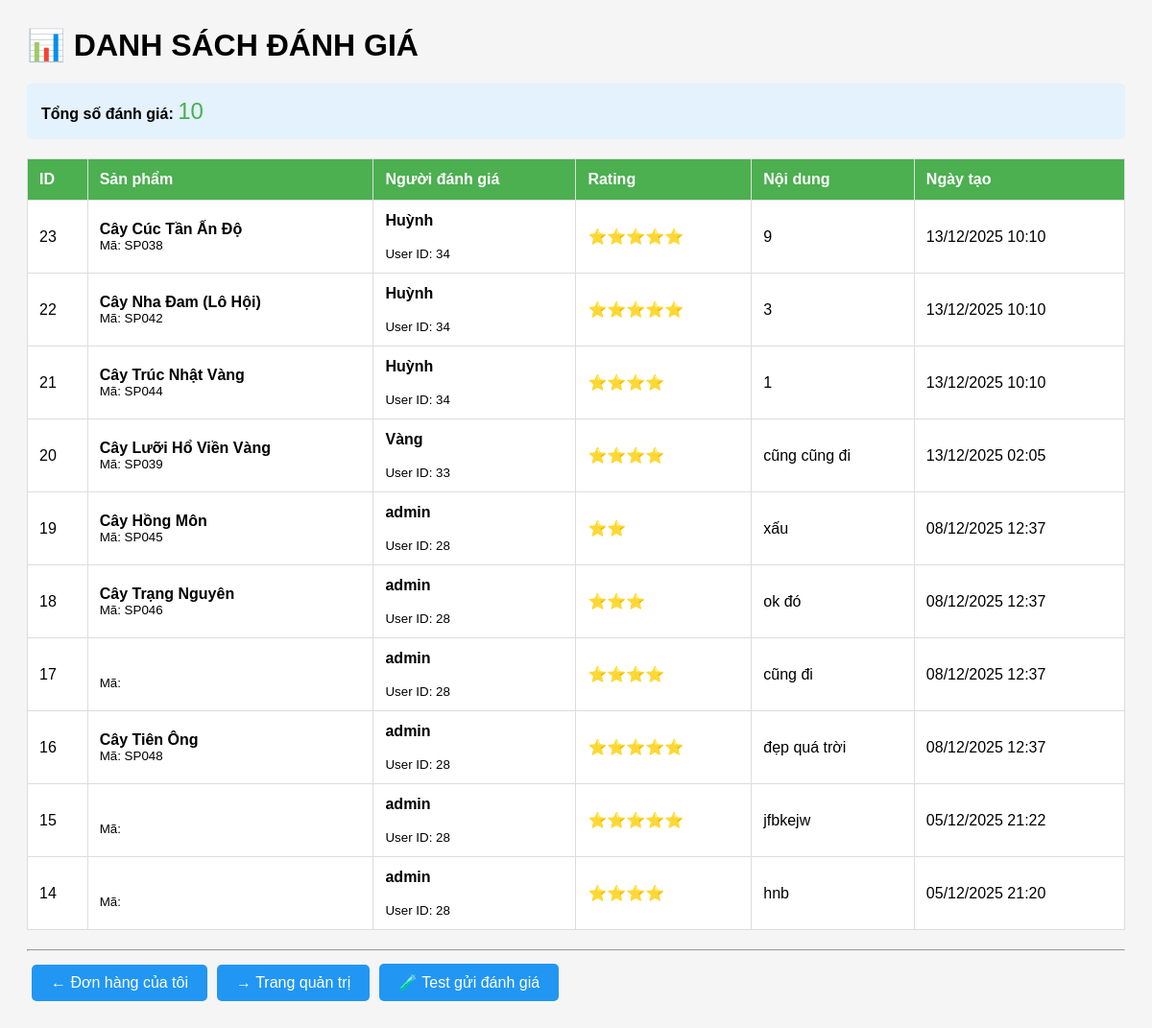
The page /xem_danh_gia.php on the database its author committed.
### tables this page shows
CREATE TABLE `danh_gia` (
  `id` int(11) NOT NULL,
  `san_pham_id` int(11) NOT NULL,
  `user_id` int(11) DEFAULT NULL,
  `user_email` varchar(255) DEFAULT NULL,
  `user_name` varchar(150) NOT NULL,
  `rating` tinyint(4) NOT NULL DEFAULT 5,
  `comment` text NOT NULL,
  `admin_reply` text DEFAULT NULL,
  `created_at` datetime NOT NULL DEFAULT current_timestamp()
);

CREATE TABLE `san_pham` (
  `id` int(11) NOT NULL,
  `ma_san_pham` varchar(50) NOT NULL,
  `ten_san_pham` varchar(200) NOT NULL,
  `danh_muc_id` int(11) DEFAULT NULL,
  `gia` decimal(10,2) NOT NULL,
  `gia_nhap` decimal(10,2) DEFAULT 0.00,
  `so_luong` int(11) NOT NULL DEFAULT 0,
  `mo_ta` varchar(1000) DEFAULT NULL,
  `hinh_anh` varchar(255) DEFAULT NULL,
  `trang_thai` tinyint(1) NOT NULL DEFAULT 1
);

### xem_danh_gia.php (the view, shortened to what this page needs)
<?php
require_once 'connect.php';
echo "<h1>📊 DANH SÁCH ĐÁNH GIÁ</h1>";
try {
    $count = $conn->query("SELECT COUNT(*) as total FROM danh_gia")->fetch();
    echo "<div class='info'>";
    echo "<strong>Tổng số đánh giá:</strong> <span style='font-size: 24px; color: #4CAF50;'>{$count['total']}</span>";
    echo "</div>";
    if ($count['total'] > 0) {
        $reviews = $conn->query("
            SELECT
                dg.*,
                sp.ten_san_pham,
                sp.ma_san_pham,
                sp.hinh_anh
            FROM danh_gia dg
            LEFT JOIN san_pham sp ON dg.san_pham_id = sp.id
            ORDER BY dg.created_at DESC
        ");
        echo "<table>";
        echo "<tr>
            <th>ID</th>
            <th>Sản phẩm</th>
            <th>Người đánh giá</th>
            <th>Rating</th>
            <th>Nội dung</th>
            <th>Ngày tạo</th>
        </tr>";
        while ($row = $reviews->fetch(PDO::FETCH_ASSOC)) {
            echo "<tr>";
            echo "<td>{$row['id']}</td>";
            echo "<td>
                <strong>{$row['ten_san_pham']}</strong><br>
                <small>Mã: {$row['ma_san_pham']}</small>
            </td>";
            echo "<td>
                <strong>{$row['user_name']}</strong><br>
                <small>{$row['user_email']}</small><br>
                <small>User ID: {$row['user_id']}</small>
            </td>";
            echo "<td>" . str_repeat('⭐', $row['rating']) . "</td>";
            echo "<td>" . htmlspecialchars($row['comment']) . "</td>";
            echo "<td>" . date('d/m/Y H:i', strtotime($row['created_at'])) . "</td>";
            echo "</tr>";
        }
        echo "</table>";
    } else {
        echo "<div class='empty'>
            <h2>⚠️ CHƯA CÓ ĐÁNH GIÁ NÀO!</h2>
            <p>Bảng 'danh_gia' đang trống.</p>
        </div>";
    }
} catch (Exception $e) {
    echo "<div style='background: #ffebee; color: #c62828; padding: 20px; border-radius: 5px;'>";
    echo "<strong>❌ LỖI:</strong><br>";
    echo $e->getMessage();
    echo "</div>";
}
echo "<hr>";
echo "<a href='don_hang_cua_toi.php' class='btn'>← Đơn hàng của tôi</a>";
echo "<a href='qtvtrangchu.php#danh-gia' class='btn'>→ Trang quản trị</a>";
echo "<a href='test_gui_danh_gia.php' class='btn'>🧪 Test gửi đánh giá</a>";
?>

### xem_danh_gia.php (style rules this page uses)
table { width: 100%; border-collapse: collapse; background: white; margin: 20px 0; }
th, td { border: 1px solid #ddd; padding: 12px; text-align: left; }
th { background: #4CAF50; color: white; }
.info { background: #e3f2fd; padding: 15px; border-radius: 5px; margin: 20px 0; }
.btn { display: inline-block; padding: 10px 20px; background: #2196F3; color: white; text-decoration: none; border-radius: 5px; margin: 5px; }

### rows shown on the page
danh_gia: id "23", san_pham.ten_san_pham "Cây Cúc Tần Ấn Độ", san_pham.ma_san_pham "SP038", user_name "Huỳnh", user "34", rating "⭐⭐⭐⭐⭐", comment "9", created_at "13/12/2025 10:10"
danh_gia: id "22", san_pham.ten_san_pham "Cây Nha Đam (Lô Hội)", san_pham.ma_san_pham "SP042", user_name "Huỳnh", user "34", rating "⭐⭐⭐⭐⭐", comment "3", created_at "13/12/2025 10:10"
danh_gia: id "21", san_pham.ten_san_pham "Cây Trúc Nhật Vàng", san_pham.ma_san_pham "SP044", user_name "Huỳnh", user "34", rating "⭐⭐⭐⭐", comment "1", created_at "13/12/2025 10:10"
danh_gia: id "20", san_pham.ten_san_pham "Cây Lưỡi Hổ Viền Vàng", san_pham.ma_san_pham "SP039", user_name "Vàng", user "33", rating "⭐⭐⭐⭐", comment "cũng cũng đi", created_at "13/12/2025 02:05"
danh_gia: id "19", san_pham.ten_san_pham "Cây Hồng Môn", san_pham.ma_san_pham "SP045", user_name "admin", user "28", rating "⭐⭐", comment "xấu", created_at "08/12/2025 12:37"
danh_gia: id "18", san_pham.ten_san_pham "Cây Trạng Nguyên", san_pham.ma_san_pham "SP046", user_name "admin", user "28", rating "⭐⭐⭐", comment "ok đó", created_at "08/12/2025 12:37"
danh_gia: id "17", user_name "admin", user "28", rating "⭐⭐⭐⭐", comment "cũng đi", created_at "08/12/2025 12:37"
danh_gia: id "16", san_pham.ten_san_pham "Cây Tiên Ông", san_pham.ma_san_pham "SP048", user_name "admin", user "28", rating "⭐⭐⭐⭐⭐", comment "đẹp quá trời", created_at "08/12/2025 12:37"
danh_gia: id "15", user_name "admin", user "28", rating "⭐⭐⭐⭐⭐", comment "jfbkejw", created_at "05/12/2025 21:22"
danh_gia: id "14", user_name "admin", user "28", rating "⭐⭐⭐⭐", comment "hnb", created_at "05/12/2025 21:20"

### other values the page prints
$count['total'] "10"
